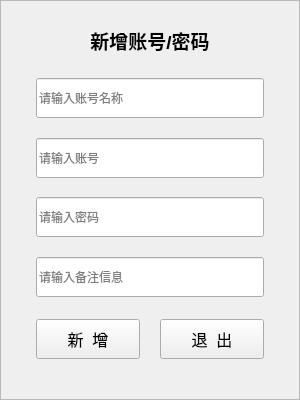
<?xml version="1.0" encoding="UTF-8"?>
<ui version="4.0">
 <class>addItemPage</class>
 <widget class="QWidget" name="addItemPage">
  <property name="geometry">
   <rect>
    <x>0</x>
    <y>0</y>
    <width>300</width>
    <height>400</height>
   </rect>
  </property>
  <property name="minimumSize">
   <size>
    <width>300</width>
    <height>400</height>
   </size>
  </property>
  <property name="maximumSize">
   <size>
    <width>300</width>
    <height>400</height>
   </size>
  </property>
  <property name="windowTitle">
   <string/>
  </property>
  <layout class="QVBoxLayout" name="verticalLayout">
   <property name="spacing">
    <number>0</number>
   </property>
   <property name="leftMargin">
    <number>0</number>
   </property>
   <property name="topMargin">
    <number>0</number>
   </property>
   <property name="rightMargin">
    <number>0</number>
   </property>
   <property name="bottomMargin">
    <number>0</number>
   </property>
   <item>
    <widget class="QFrame" name="addItemFrame">
     <property name="frameShape">
      <enum>QFrame::StyledPanel</enum>
     </property>
     <property name="frameShadow">
      <enum>QFrame::Raised</enum>
     </property>
     <layout class="QVBoxLayout" name="verticalLayout_3" stretch="0,10,1">
      <property name="spacing">
       <number>23</number>
      </property>
      <property name="leftMargin">
       <number>35</number>
      </property>
      <property name="topMargin">
       <number>25</number>
      </property>
      <property name="rightMargin">
       <number>35</number>
      </property>
      <property name="bottomMargin">
       <number>40</number>
      </property>
      <item>
       <widget class="QLabel" name="titleLabel">
        <property name="font">
         <font>
          <pointsize>14</pointsize>
          <bold>true</bold>
         </font>
        </property>
        <property name="text">
         <string>新增账号/密码</string>
        </property>
        <property name="alignment">
         <set>Qt::AlignCenter</set>
        </property>
       </widget>
      </item>
      <item>
       <layout class="QVBoxLayout" name="verticalLayout_2">
        <property name="spacing">
         <number>20</number>
        </property>
        <property name="sizeConstraint">
         <enum>QLayout::SetDefaultConstraint</enum>
        </property>
        <item>
         <widget class="QLineEdit" name="nameLineEdit">
          <property name="minimumSize">
           <size>
            <width>0</width>
            <height>40</height>
           </size>
          </property>
          <property name="maximumSize">
           <size>
            <width>16777215</width>
            <height>40</height>
           </size>
          </property>
          <property name="contextMenuPolicy">
           <enum>Qt::NoContextMenu</enum>
          </property>
          <property name="placeholderText">
           <string>请输入账号名称</string>
          </property>
          <property name="clearButtonEnabled">
           <bool>true</bool>
          </property>
         </widget>
        </item>
        <item>
         <widget class="QLineEdit" name="accountLineEdit">
          <property name="minimumSize">
           <size>
            <width>0</width>
            <height>40</height>
           </size>
          </property>
          <property name="maximumSize">
           <size>
            <width>16777215</width>
            <height>40</height>
           </size>
          </property>
          <property name="contextMenuPolicy">
           <enum>Qt::NoContextMenu</enum>
          </property>
          <property name="placeholderText">
           <string>请输入账号</string>
          </property>
          <property name="clearButtonEnabled">
           <bool>true</bool>
          </property>
         </widget>
        </item>
        <item>
         <widget class="QLineEdit" name="passwordLineEdit">
          <property name="minimumSize">
           <size>
            <width>0</width>
            <height>40</height>
           </size>
          </property>
          <property name="maximumSize">
           <size>
            <width>16777215</width>
            <height>40</height>
           </size>
          </property>
          <property name="contextMenuPolicy">
           <enum>Qt::NoContextMenu</enum>
          </property>
          <property name="echoMode">
           <enum>QLineEdit::Password</enum>
          </property>
          <property name="placeholderText">
           <string>请输入密码</string>
          </property>
         </widget>
        </item>
        <item>
         <widget class="QLineEdit" name="describeLineEdit">
          <property name="minimumSize">
           <size>
            <width>0</width>
            <height>40</height>
           </size>
          </property>
          <property name="maximumSize">
           <size>
            <width>16777215</width>
            <height>40</height>
           </size>
          </property>
          <property name="contextMenuPolicy">
           <enum>Qt::NoContextMenu</enum>
          </property>
          <property name="placeholderText">
           <string>请输入备注信息</string>
          </property>
          <property name="clearButtonEnabled">
           <bool>true</bool>
          </property>
         </widget>
        </item>
       </layout>
      </item>
      <item>
       <layout class="QHBoxLayout" name="horizontalLayout">
        <property name="spacing">
         <number>20</number>
        </property>
        <item>
         <widget class="QPushButton" name="addPushButton">
          <property name="minimumSize">
           <size>
            <width>0</width>
            <height>40</height>
           </size>
          </property>
          <property name="maximumSize">
           <size>
            <width>16777215</width>
            <height>40</height>
           </size>
          </property>
          <property name="font">
           <font>
            <pointsize>12</pointsize>
           </font>
          </property>
          <property name="text">
           <string>新  增</string>
          </property>
         </widget>
        </item>
        <item>
         <widget class="QPushButton" name="clearPushButton">
          <property name="minimumSize">
           <size>
            <width>0</width>
            <height>40</height>
           </size>
          </property>
          <property name="maximumSize">
           <size>
            <width>16777215</width>
            <height>40</height>
           </size>
          </property>
          <property name="font">
           <font>
            <pointsize>12</pointsize>
            <bold>false</bold>
           </font>
          </property>
          <property name="text">
           <string>退  出</string>
          </property>
         </widget>
        </item>
       </layout>
      </item>
     </layout>
    </widget>
   </item>
  </layout>
 </widget>
 <resources/>
 <connections>
  <connection>
   <sender>clearPushButton</sender>
   <signal>clicked()</signal>
   <receiver>addItemPage</receiver>
   <slot>close()</slot>
   <hints>
    <hint type="sourcelabel">
     <x>176</x>
     <y>219</y>
    </hint>
    <hint type="destinationlabel">
     <x>251</x>
     <y>197</y>
    </hint>
   </hints>
  </connection>
 </connections>
</ui>
